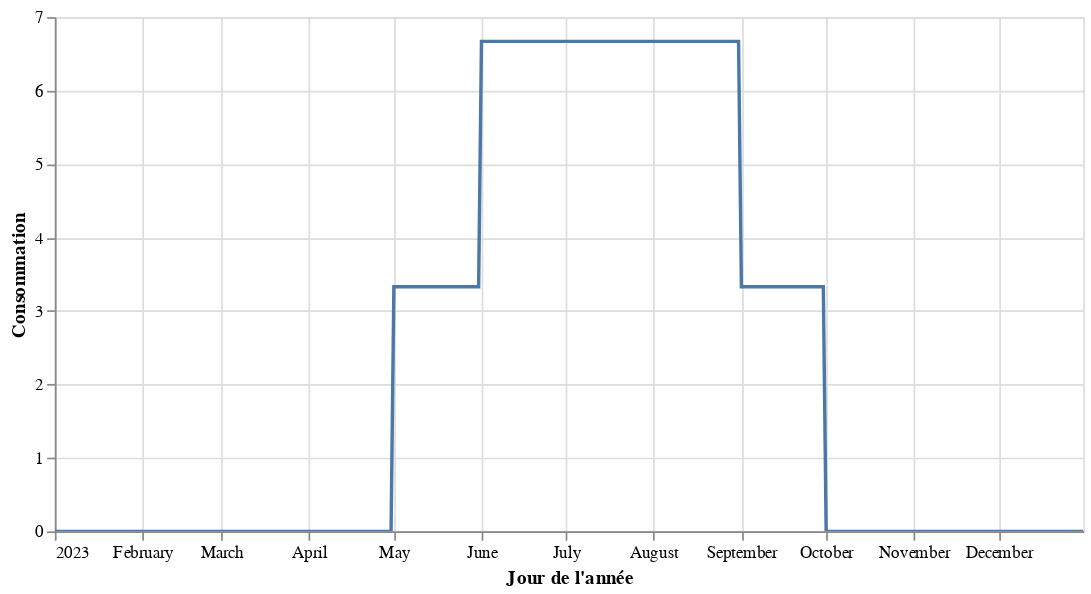

The notebook cell this image was saved under:
### Markdown cell above
## Consommation

### Typologie des consommations

On distingue ici trois sortes de besoins : 

* irrigation (potager)
* agricole (machines)
* domestiques

Dans un premier temps, nous ne considérerons que les besoins d'irrigation. 

### Besoins potager

Le potager à irriguer a une surface de $60 m^2$ . 

Pour simplifier les calculs, on ne prendra que trois valeurs de besoins en eau du potager : 

* D'octobre à avril le potager est au repos et n'a pas besoin d'eau.
* Entre juin et août : irrigation maximale.
* En mai et septembre, irrigation modérée (moitié) 

Pour simplifier, on considérera que l'irrigation est de $20L/m^2$ tous les trois jours *sans paillage* au plus fort de l'été. 
Le paillage divise ces besoins par trois.

### Code cell
besoins = pd.DataFrame({"potager" : np.zeros(365)}, index=pd.date_range("20230101", periods=365))
besoins["20230501":"20230531"] = 3.33
besoins["20230901":"20230930"] = 3.33
besoins["20230601":"20230831"] = 6.67

besoins["potager_paillage"] = besoins["potager"]/3

alt.Chart(besoins.reset_index()).mark_line().encode(
    x=alt.X('index:T', title="Jour de l'année"),
    y=alt.Y('potager:Q', title="Consommation"),
    tooltip=[alt.Tooltip("conso_base:Q")]
).properties(width=600).interactive()

### Figure 1 — Vega-Lite specification as saved in the notebook (floating-point values rounded to 4 significant figures; data arrays with more than 128 entries replaced by an {"elided": "..."} marker saying what was removed)
{"config": {"view": {"continuousWidth": 400, "continuousHeight": 300}}, "data": {"name": "data-26a9f21170bdbdd269878670516204e5"}, "mark": "line", "encoding": {"tooltip": [{"field": "conso_base", "type": "quantitative"}], "x": {"field": "index", "title": "Jour de l'année", "type": "temporal"}, "y": {"field": "potager", "title": "Consommation", "type": "quantitative"}}, "selection": {"selector111": {"type": "interval", "bind": "scales", "encodings": ["x", "y"]}}, "width": 600, "$schema": "https://vega.github.io/schema/vega-lite/v4.17.0.json", "datasets": {"data-26a9f21170bdbdd269878670516204e5": {"elided": "365 records"}}}
